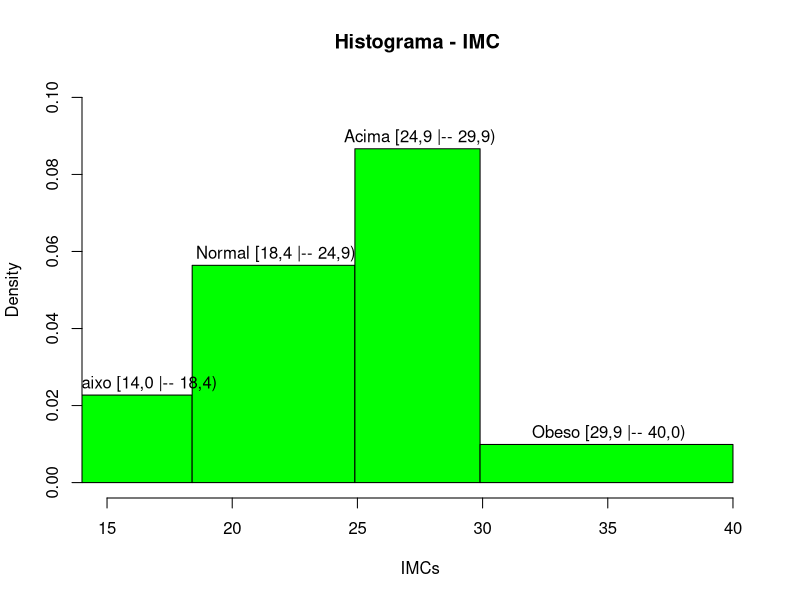

Here is the R script that generated this plot:
## ---Exemplo 3. IMC com CLASSES DESIGUAIS ---------------------------

setwd("./data")

imc <- read.table("ValoresIMC.csv", header = TRUE, sep = ";", dec = ",")

classes_limits <- c(14, 18.4, 24.9, 29.9, 40)

classes <- c(
    " Abaixo [14,0 |-- 18,4)", " Normal [18,4 |-- 24,9)",
    " Acima [24,9 |-- 29,9)", " Obeso [29,9 |-- 40,0)"
)

freq <- table(cut(imc$IMCplan,
    breaks = classes_limits,
    right = FALSE,
    labels = classes,
    include.lowest = TRUE
))

relative_freq <- prop.table(freq) # frequência relativa (proporção)
cumulative_freq <- cumsum(freq) # soma acumulada
cumulative_relative_freq <- cumsum(relative_freq) # soma acumulada da frequência relativa
classes_diff <- diff(classes_limits) # diferença entre os limites das classes

result_table <- cbind(freq,
    relative_freq = round(relative_freq * 100, digits = 2),
    cumulative_freq = round(cumulative_freq, digits = 2),
    cumulative_relative_freq = round(cumulative_relative_freq * 100, digits = 2),
    classes_diff,
    densidade = round(relative_freq / classes_diff, digits = 4)
)
result_table

hist(imc$IMCplan,
    breaks = classes_limits,
    labels = classes,
    col = "green",
    xlim = c(15, 40),
    ylim = c(0, 0.10),
    xlab = "IMCs",
    main = "Histograma - IMC "
)
